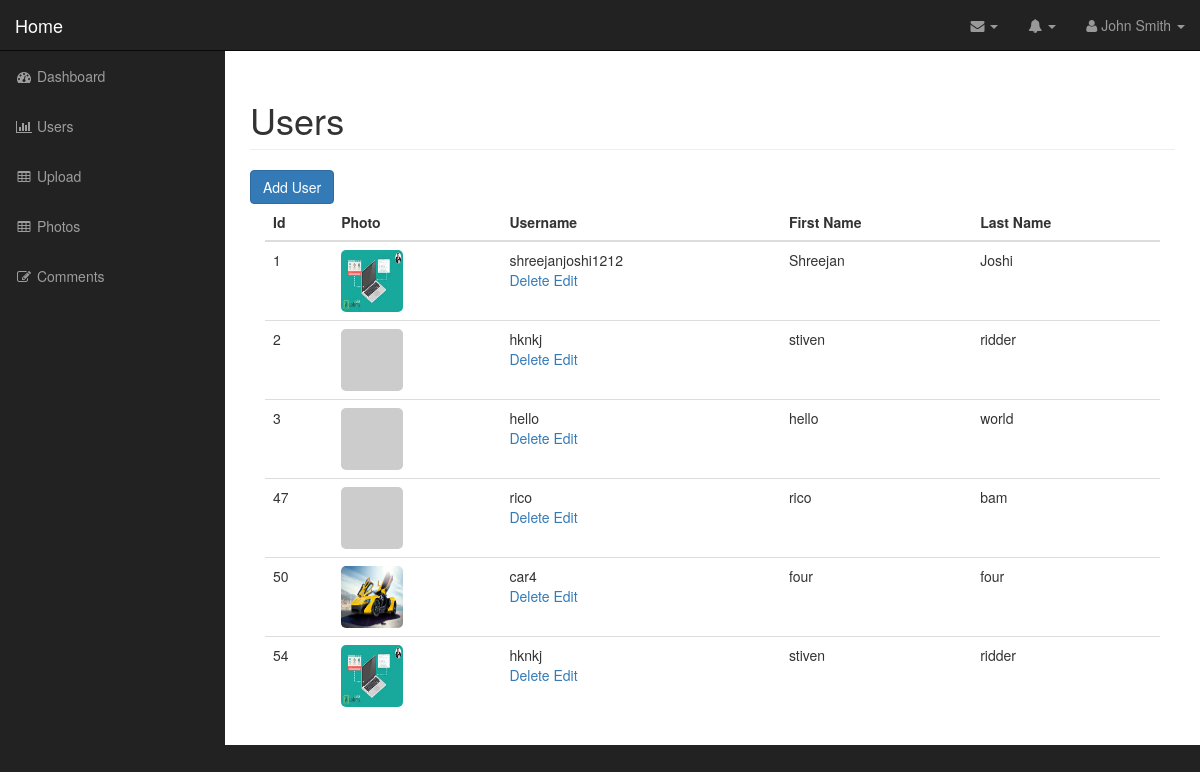
The page /admin/users.php (signed in) on the database its author committed.
### tables this page shows
CREATE TABLE `users` (
  `id` int(11) NOT NULL,
  `username` varchar(255) NOT NULL,
  `password` varchar(255) NOT NULL,
  `first_name` varchar(255) NOT NULL,
  `last_name` varchar(255) NOT NULL,
  `user_image` varchar(255) NOT NULL
);

### admin/includes/database.php (called while the page is built, shortened)
<?php
class Database{
    public $db;
    function __construct(){
        $this->db = $this->open_db_connection();
    }
    public function open_db_connection(){
        $this->connection = new mysqli(DB_HOST, DB_USER, DB_PASS, DB_NAME);
        return $this->connection;
    }
    public function query($sql){
        $result = $this->db->query($sql);
        return $result;
    }
}
$database = new Database();
?>

### admin/includes/db_object.php (called while the page is built, shortened)
<?php
class DB_object{
    public static function find_all(){
        return static::find_by_query("SELECT * FROM " .static::$db_table. " ");
    }
    public static function find_by_query($sql){
        global $database;
        $result_set = $database->query($sql);
        $the_object_array = array();
        while ($row = mysqli_fetch_array($result_set)){
            $the_object_array[] = static::instantation($row);
        }
        return $the_object_array;
    }
    public static function instantation($the_record){
        $the_object = new $calling_class;
        foreach($the_record as $the_attribute => $value) {
            if($the_object->has_the_attribute($the_attribute)){
                $the_object->$the_attribute = $value;
            }
        }
        return $the_object;
    }
    private function has_the_attribute($the_attribute){
        $object_property = get_object_vars($this);
        return array_key_exists($the_attribute, $object_property);
    }
}

### admin/includes/user.php (called while the page is built, shortened)
<?php
class User extends DB_object{
    public $user_image;
    public $upload_directory = "images";
    public $image_placeholder = "http://placehold.it/400x400&text=image";
    public function image_path_and_placeholder(){
        return empty($this->user_image) ? $this->image_placeholder : $this->upload_directory. DS. $this->user_image;
    }
}

### admin/users.php (the view, shortened to what this page needs)
<?php include("includes/header.php"); ?>
<?php
$users = user::find_all();
?>
    <nav class="navbar navbar-inverse navbar-fixed-top" role="navigation">
        <?php
        include("includes/top_nav.php");
        ?>
        <?php
        include("includes/side_nav.php");
        ?>
    </nav>
    <div id="page-wrapper">
        <div class="container-fluid">
            <div class="row">
                <div class="col-lg-12">
                    <h1 class="page-header">
                        Users
                    </h1>
                    <a href="add_user.php" class="btn btn-primary">Add User</a>
                    <br>
                    <div class="col-md-12">
                        <table class="table table-hover">
                            <thead>
                            <tr>
                                <th>Id</th>
                                <th>Photo</th>
                                <th>Username</th>
                                <th>First Name</th>
                                <th>Last Name</th>
                            </tr>
                            </thead>
                            <tbody>
                            <?php foreach ($users as $user) : ?>
                                <tr>
                                    <td><?php echo $user->id; ?></td>
                                    <td><img class="admin-user-thumbnail user_image" src="<?php echo $user->image_path_and_placeholder(); ?>" alt=""></td>
                                    <td><?php echo $user->username; ?>
                                        <div class="action_links">
                                            <a href="delete_user.php?id=<?php echo $user->id; ?>">Delete</a>
                                            <a href="edit_user.php?id=<?php echo $user->id; ?>">Edit</a>
                                        </div>
                                    </td>
                                    <td><?php echo $user->first_name; ?></td>
                                    <td><?php echo $user->last_name; ?></td>
                                </tr>
                            <?php endforeach; ?>
                            </tbody>
                        </table>
                    </div>
                </div>
            </div>
        </div>
    </div>
<?php include("includes/footer.php"); ?>

### admin/includes/header.php (shortened to what this page needs)
<!DOCTYPE html>
<html lang="en">
<head>
    <link href="css/bootstrap.min.css" rel="stylesheet">
    <link href="css/sb-admin.css" rel="stylesheet">
    <link href="font-awesome/css/font-awesome.min.css" rel="stylesheet" type="text/css">
    <link href="https://cdn.jsdelivr.net/npm/summernote@0.8.18/dist/summernote.min.css" rel="stylesheet">
    <link href="css/styles.css" rel="stylesheet">
</head>
<body>
    <div id="wrapper">

### admin/includes/top_nav.php (shortened to what this page needs)
<div class="navbar-header">
                <a class="navbar-brand" href="../index.php">Home</a>
            </div>
            <ul class="nav navbar-right top-nav">
                <li class="dropdown">
                    <a href="#" class="dropdown-toggle" data-toggle="dropdown"><i class="fa fa-envelope"></i> <b class="caret"></b></a>
                </li>
                <li class="dropdown">
                    <a href="#" class="dropdown-toggle" data-toggle="dropdown"><i class="fa fa-bell"></i> <b class="caret"></b></a>
                </li>
                <li class="dropdown">
                    <a href="#" class="dropdown-toggle" data-toggle="dropdown"><i class="fa fa-user"></i> John Smith <b class="caret"></b></a>
                </li>
            </ul>

### admin/includes/side_nav.php
<div class="collapse navbar-collapse navbar-ex1-collapse">
    <ul class="nav navbar-nav side-nav">
        <li>
            <a href="index.php"><i class="fa fa-fw fa-dashboard"></i> Dashboard</a>
        </li>
        <li>
            <a href="users.php"><i class="fa fa-fw fa-bar-chart-o"></i> Users</a>
        </li>
        <li>
            <a href="upload.php"><i class="fa fa-fw fa-table"></i> Upload</a>
        </li>
        <li>
            <a href="photos.php"><i class="fa fa-fw fa-table"></i> Photos</a>
        </li>
        <li>
            <a href="comments.php"><i class="fa fa-fw fa-edit"></i> Comments</a>
        </li>
    </ul>
</div>

### admin/includes/footer.php (shortened to what this page needs)
  </div>
</body>
</html>

### admin/css/sb-admin.css (style rules this page uses)
body { margin-top: 100px; background-color: #222; }
@media (min-width:768px) { body { margin-top: 50px; } }
#wrapper { padding-left: 0; }
#page-wrapper { width: 100%; padding: 0; background-color: #fff; }
@media (min-width:768px) { #wrapper { padding-left: 225px; } }
@media (min-width:768px) { #page-wrapper { padding: 10px; } }
.top-nav { padding: 0 15px; }
.top-nav>li { display: inline-block; float: left; }
.top-nav>li>a { padding-top: 15px; padding-bottom: 15px; line-height: 20px; color: #999; }
@media (min-width:768px) { .side-nav { position: fixed; top: 51px; left: 225px; width: 225px; margin-left: -225px; border: none; border-radius: 0; overflow-y: auto; background-color: #222; } }
@media (min-width:768px) { .side-nav>li>a { width: 225px; } }

### admin/css/styles.css (style rules this page uses)
.user_image { width:62px; height:62px; border-radius: 5px; }

### rows shown on the page
users: id "1", user_image (picture), username "shreejanjoshi1212", first_name "Shreejan", last_name "Joshi"
users: id "2", username "hknkj", first_name "stiven", last_name "ridder"
users: id "3", username "hello", first_name "hello", last_name "world"
users: id "47", username "rico", first_name "rico", last_name "bam"
users: id "50", user_image (picture), username "car4", first_name "four", last_name "four"
users: id "54", user_image (picture), username "hknkj", first_name "stiven", last_name "ridder"
